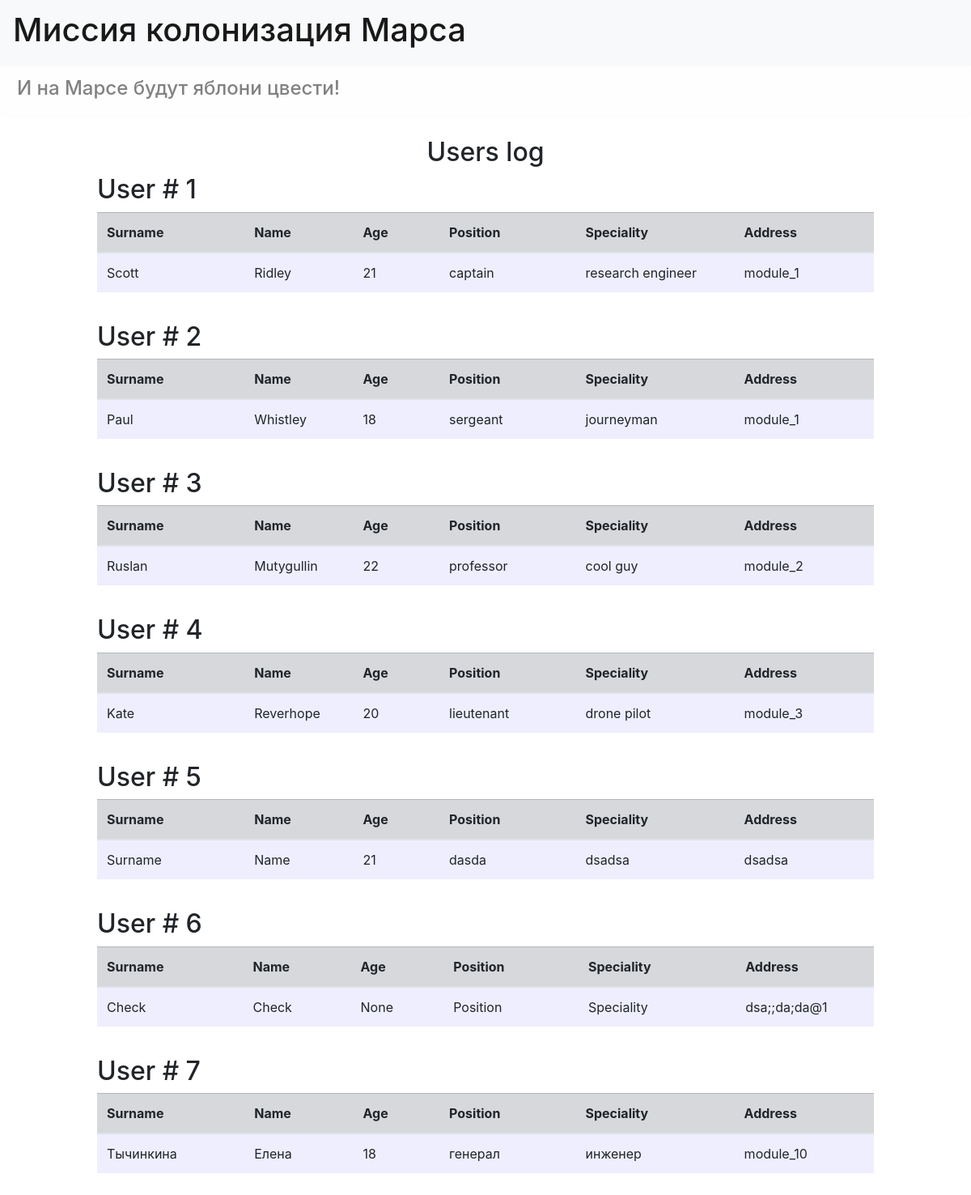
The page /index on the database as committed earlier.
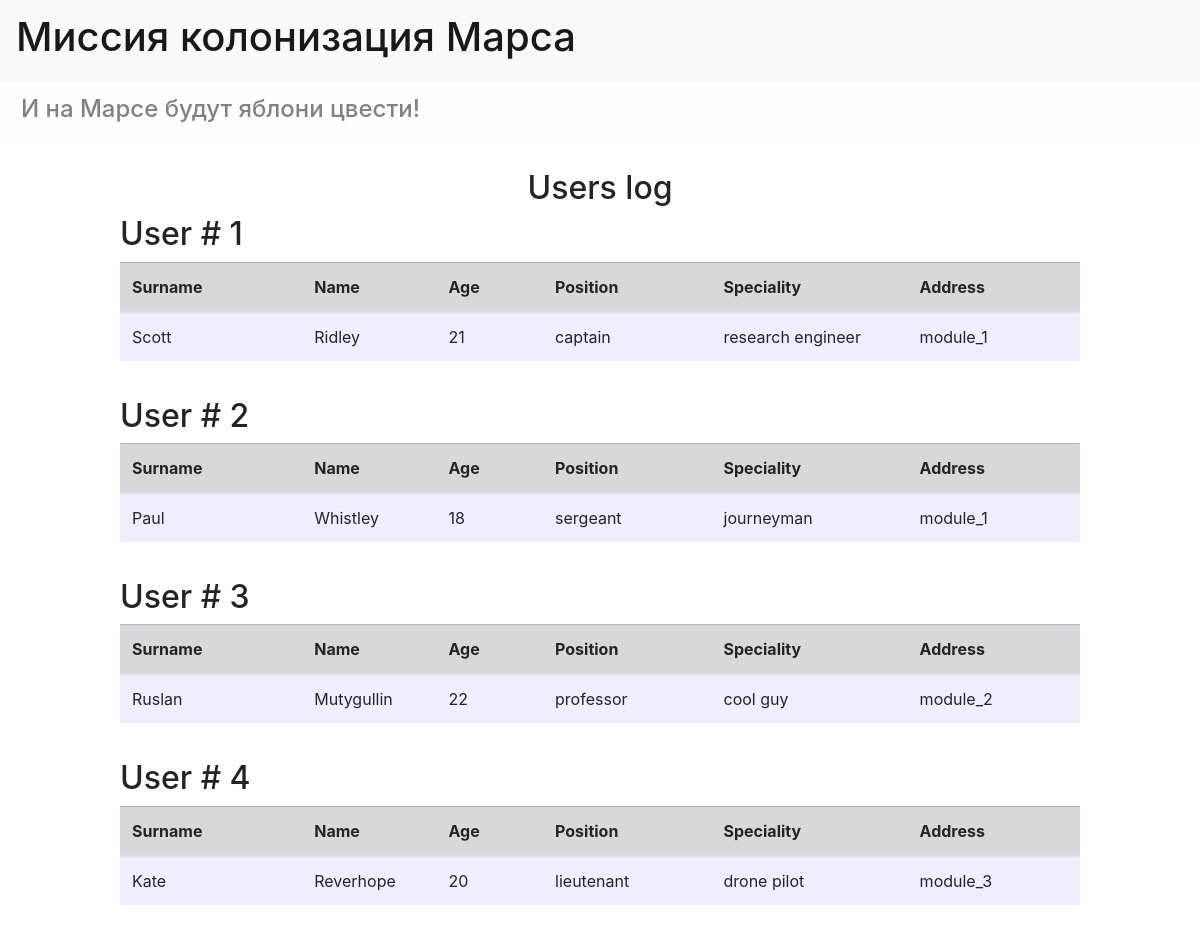
The same page on the database as committed later.
### data/users.py (models this page shows, shortened)
class User(SqlAlchemyBase):
    __tablename__ = 'users'
    id = sqlalchemy.Column(sqlalchemy.Integer, primary_key=True, autoincrement=True)
    surname = sqlalchemy.Column(sqlalchemy.String, nullable=True)
    name = sqlalchemy.Column(sqlalchemy.String, nullable=True)
    age = sqlalchemy.Column(sqlalchemy.Integer, nullable=True)
    position = sqlalchemy.Column(sqlalchemy.String, nullable=True)
    speciality = sqlalchemy.Column(sqlalchemy.String, nullable=True)
    address = sqlalchemy.Column(sqlalchemy.String, nullable=True)
    email = sqlalchemy.Column(sqlalchemy.String, unique=True, nullable=True)
    hashed_password = sqlalchemy.Column(sqlalchemy.String, nullable=True)
    modified_date = sqlalchemy.Column(sqlalchemy.DateTime, default=datetime.datetime.now)

### main.py (the view)
@app.route('/')
@app.route('/index')
def index():
    base_params = {'css_path': url_for('static', filename='css/style.css')}
    session = db_session.create_session()
    users = session.query(User).all()
    return render_template('index.html', title='Users log', users=users, **base_params)

### data/db_session.py (called while the page is built)
def create_session() -> Session:
    global __factory
    return __factory()

### templates/index.html
{% extends 'base.html' %}
{% block content %}
<h2 class="log-header">Users log</h2>
{% for user in users%}
<div class="action-card">
  <h2>User # {{ user.id }}</h2>
  <table class="table">
    <thead class="table-secondary">
      <tr>
        <th scope="col">Surname</th>
        <th scope="col">Name</th>
        <th scope="col">Age</th>
        <th scope="col">Position</th>
        <th scope="col">Speciality</th>
        <th scope="col">Address</th>
      </tr>
    </thead>
  <tbody>
    <tr class="table-content">
      <td>{{ user.surname }}</td>
      <td>{{ user.name }}</td>
      <td>{{ user.age }}</td>
      <td>{{ user.position }}</td>
      <td>{{ user.speciality }}</td>
      <td>{{ user.address }}</td>
    </tr>
  </tbody>
  </table>
</div>
{% endfor %}
{% endblock %}

### templates/base.html (shortened to what this page needs)
<!DOCTYPE html>
<html lang="en">
<head>
  <link rel="stylesheet" href="https://cdn.jsdelivr.net/npm/bootstrap@4.6.0/dist/css/bootstrap.min.css"
>
  <link rel="stylesheet" href="{{ css_path }}">
</head>
<body>
<nav class="navbar navbar-light bg-light">
  <span class="navbar-brand mb-0 h1"><h1>Миссия колонизация Марса</h1></span>
</nav>
<div class="alert alert-light mb-4" role="alert">
  <h4>И на Марсе будут яблони цвести!</h4>
</div>
{% block content %}
{% endblock %}
</body>
</html>

### static/css/style.css (style rules this page uses)
.action-card { margin-bottom: 3%; max-width: 80%; margin-left: auto; margin-right: auto }
.log-header { text-align: center; }
.table-content { background-color: #eeeeff; }
.table-content > td { max-width: 60px; }

Rows that differ between the two databases and show on the page:
removed User: id "5", surname "Surname", name "Name", age "21", position "dasda", speciality "dsadsa", address "dsadsa"
removed User: id "6", surname "Check", name "Check", age "None", position "Position", speciality "Speciality", address "dsa;;da;da@1"
removed User: id "7", surname "Тычинкина", name "Елена", age "18", position "генерал", speciality "инженер", address "module_10"
